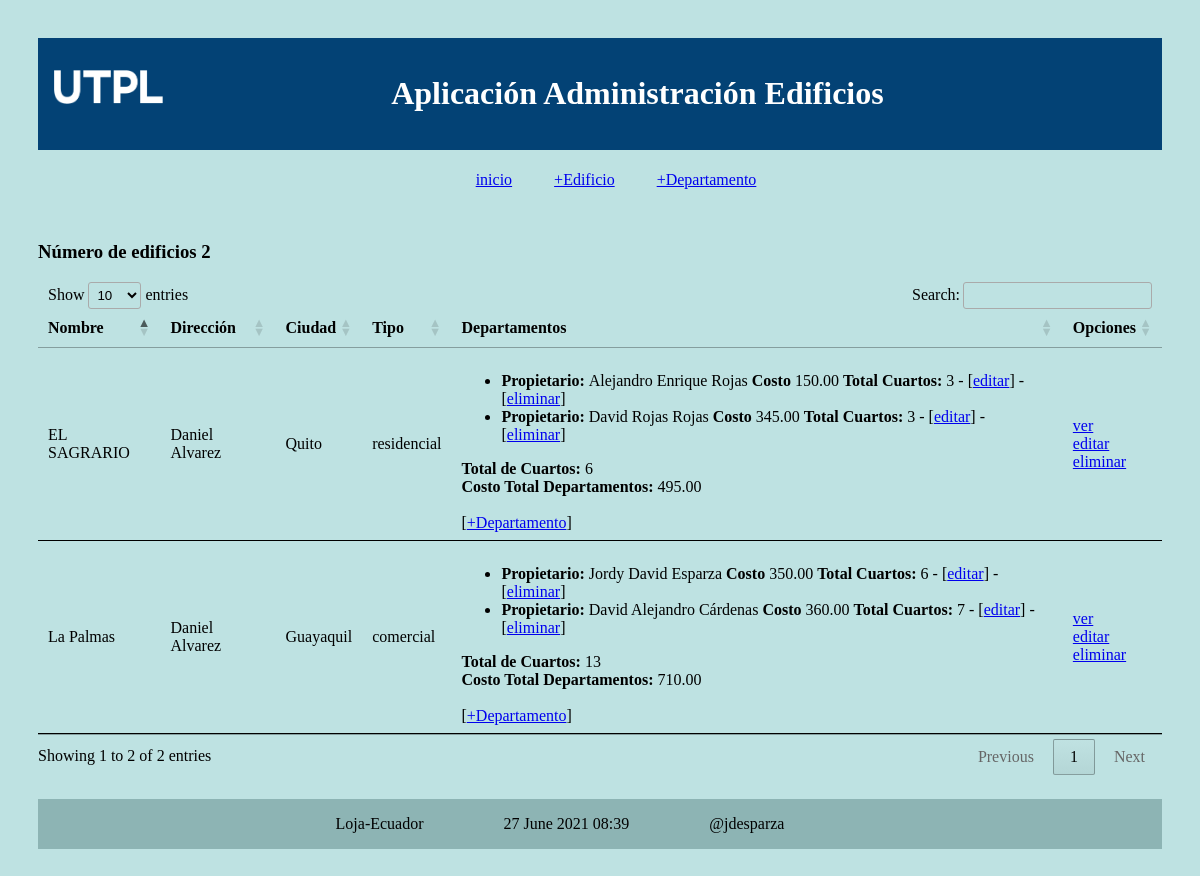
The page / on the database its author committed.
### administrativo/models.py (models this page shows, shortened)
class Edificio(models.Model):
    opciones_tipo_edificio = (
        ('residencial', 'residencial'),
        ('comercial', 'comercial'),
        )
    nombre = models.CharField(max_length=30)
    direccion = models.CharField(max_length=30)
    ciudad = models.CharField(max_length=30, unique=True)
    tipo = models.CharField(max_length=30, \
            choices=opciones_tipo_edificio)
    def obtener_total_cuartos(self):
        valor = [t.cuartos for t in self.departamentos.all()]
        valor = sum(valor)
        return valor
    def obtener_costo_total_departamentos(self):
        valor = [t.costoDept for t in self.departamentos.all()]
        valor = sum(valor)
        return valor

class Departamento(models.Model):
    nombPropietario = models.CharField(max_length=100)
    costoDept = models.DecimalField(max_digits=100, decimal_places=2)
    cuartos = models.IntegerField("Número de Cuartos")
    edificio = models.ForeignKey(Edificio, on_delete=models.CASCADE,
            related_name="departamentos")

### administrativo/views.py (the view)
# urls.py: path('', views.index, name='index'),
def index(request):
    edificio = Edificio.objects.all()
    informacion_template = {'edificio': edificio, 'numero_edificio': len(edificio)}
    return render(request, 'index.html', informacion_template)

### administrativo/templates/index.html (shortened to what this page needs)
{% extends "master.html" %}
{% block content %}
<h3>Número de edificios {{ numero_edificio }}</h3>
<table id="tabla_datos">
  <thead>
    <tr>
      <th>Nombre</th>
      <th>Dirección</th>
      <th>Ciudad</th>
      <th>Tipo</th>
      <th>Departamentos</th>
      <th>Opciones</th>
    </tr>
  </thead>
  {% for e in edificio %}
  <tr class="estiloshovertr">
    <td> {{e.nombre}} {{e.apellido}}</td>
    <td> {{e.direccion}}</td>
    <td> {{e.ciudad}}</td>
    <td> {{e.tipo}}</td>
    <td>
      <ul>
        {% for t in e.departamentos.all %}
          <li>
            <span>
              <b>
                Propietario:
              </b> {{t.nombPropietario}}
              <b>
                Costo
              </b> {{t.costoDept}}
              <b>
                Total Cuartos:
              </b> {{t.cuartos}}
              - [<a href="{% url 'editar_departamento' t.id %}">editar</a>] </span>
              - [<a href="{% url 'eliminar_departamento' t.id %}"
                onclick="return confirm('¿Está seguro de la eliminación?')">eliminar</a>] </span>
          </li>
        {% endfor %}
      </ul>
        <span><b>Total de Cuartos:</b> {{ e.obtener_total_cuartos }}</span><br>
        <span><b>Costo Total Departamentos:</b> {{ e.obtener_costo_total_departamentos }}</span><br>
        <br>[<a href="{% url 'crear_departamento_edificio' e.id%}">+Departamento</a>]
    </td>
    <td> <a href="{% url 'obtener_edificio' e.id %}">ver</a> <br>
      <a href="{% url 'editar_edificio' e.id %}">editar</a> <br>
      <a href="{% url 'eliminar_edificio' e.id %}"
      onclick="return confirm('¿Está seguro de la eliminación?')" >
      eliminar</a>
    </td>
  </tr>
  {% endfor %}
</table>
{% endblock %}

### administrativo/templates/master.html (shortened to what this page needs)
<!DOCTYPE html>
<html>
  <head>
    {% load static %}
    <link rel="stylesheet" type="text/css" href="{% static 'css/estilos.css' %}">
    <link rel="stylesheet" type="text/css" href="https://cdn.datatables.net/1.10.25/css/jquery.dataTables.min.css">
  </head>
  <body>
  <header>
    <div class="tituloPagina">
      <img src="{% static 'images/logo.png' %}" height="10%" width="10%" alt="My image">
      <h1 class="titulo">Aplicación Administración Edificios </h1>
    </div>
    <nav class="top_menu">
      <ul>
        <li class="navOpciones"><a href="{% url 'index' %}">inicio</a></li>
        <li class="navOpciones"><a href="{% url 'crear_edificio' %}">+Edificio</a></li>
        <li class="navOpciones"><a href="{% url 'crear_departamento' %}">+Departamento</a></li>
      </ul>
    </nav>
  </header>
  <section>
      {% block content %}
      {% endblock %}
  </section>
  {% include 'footer.html' %}
  </body>
</html>

### administrativo/templates/footer.html
<footer>
      <p>Loja-Ecuador</p>
      <p>{% now "j F Y H:i" %}</p>
      <p>@jdesparza</p>
</footer>

### administrativo/static/css/estilos.css (style rules this page uses)
body { background: #bee2e2; padding: 30px; }
header { background: #034275; color: #FFF; }
section { width: 100%; }
th, td { padding: 15px; border-bottom: 1px solid black; }
.top_menu ul { list-style:none; float:left; padding: 5px; width: 100%; height: 49px; background-color: #bee2e2; justify-content: center; display: inline-flex; }
.top_menu ul li { float:left; margin-right:10px; margin-bottom:5px; text: #FFF; }
footer { background: #8db4b4; color: black; width: 100%; justify-content: center; display: inline-flex; margin-top: 1.5em; }
footer > p { margin-inline-end: 5em; }
.titulo { display: inline-block; padding-inline: 7em; }
.tituloPagina { padding: 1em; }
.navOpciones { margin-inline: 2em; }

### rows shown on the page
Edificio: nombre "EL SAGRARIO", direccion "Daniel Alvarez", ciudad "Quito", tipo "residencial", obtener_total_cuartos "6", obtener_costo_total_departamentos "495.00"
Departamento: nombPropietario "Alejandro Enrique Rojas", costoDept "150.00", cuartos "3"
Departamento: nombPropietario "David Rojas Rojas", costoDept "345.00", cuartos "3"
Edificio: nombre "La Palmas", direccion "Daniel Alvarez", ciudad "Guayaquil", tipo "comercial", obtener_total_cuartos "13", obtener_costo_total_departamentos "710.00"
Departamento: nombPropietario "Jordy David Esparza", costoDept "350.00", cuartos "6"
Departamento: nombPropietario "David Alejandro Cárdenas", costoDept "360.00", cuartos "7"

### other values the page prints
{{ numero_edificio }} "2"
